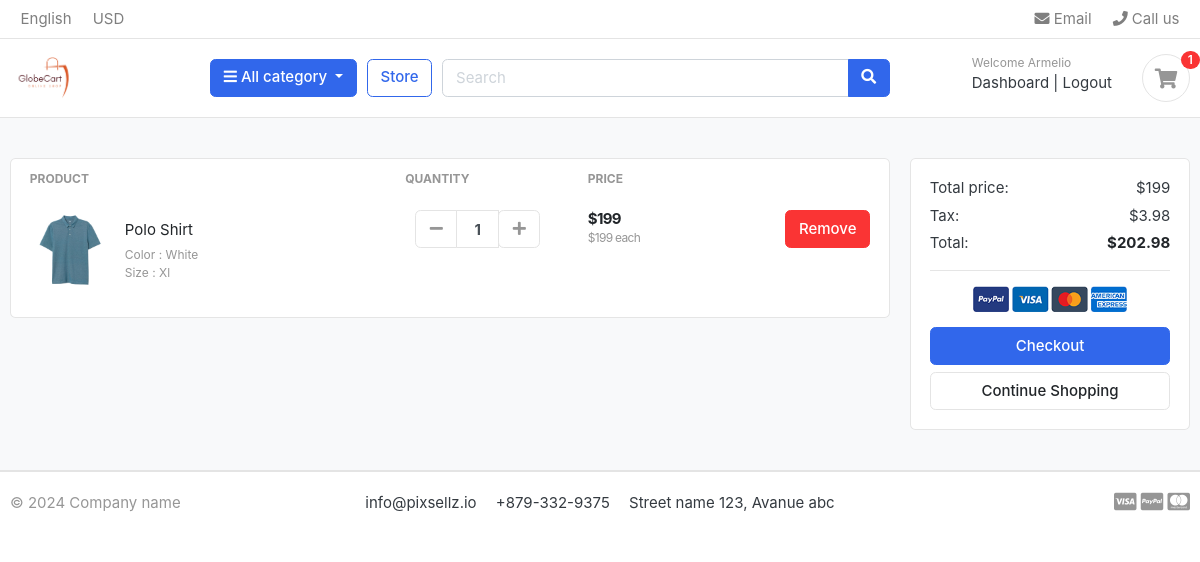
Page /cart/ (signed in) on the committed database.
### accounts/models.py (models this page shows, shortened)
class Account(AbstractBaseUser):
    first_name = models.CharField(max_length=50)
    last_name = models.CharField(max_length=50)
    username = models.CharField(max_length=50, unique=True)
    email = models.EmailField(max_length=100, unique=True)
    phone_number = models.CharField(max_length=50)
    date_joined = models.DateTimeField(auto_now_add=True)
    last_login = models.DateTimeField(auto_now_add=True)
    is_admin = models.BooleanField(default=False)
    is_staff = models.BooleanField(default=False)
    is_active = models.BooleanField(default=False)
    is_superadmin = models.BooleanField(default=False)
    USERNAME_FIELD = 'email'
    REQUIRED_FIELDS = ['username', 'first_name', 'last_name']
    objects = MyAccountManager()

### cart/models.py (models this page shows, shortened)
class CartItem(models.Model):
    user = models.ForeignKey(Account, on_delete=models.CASCADE, null=True)
    product = models.ForeignKey(Product, on_delete=models.CASCADE)
    variations = models.ManyToManyField(Variation, blank=True)
    cart = models.ForeignKey(Cart, on_delete=models.CASCADE, null=True)
    quantity = models.IntegerField()
    is_active = models.BooleanField(default=True)
    def sub_total(self):
        return self.product.price * self.quantity

### store/models.py (models this page shows, shortened)
class Product(models.Model):
    product_name = models.CharField(max_length=200, unique=True)
    slug = models.SlugField(max_length=255, unique=True)
    description = models.TextField(max_length=500, blank=True)
    price = models.IntegerField()
    images = models.ImageField(upload_to='photos/products', )
    stock = models.IntegerField()
    is_available = models.BooleanField(default=True)
    category = models.ForeignKey(Category, on_delete=models.CASCADE)
    created_date = models.DateTimeField(auto_now_add=True)
    modified_date = models.DateTimeField(auto_now=True)
    def get_url(self):
        return reverse('product_detail', args=[self.category.slug, self.slug])

class Variation(models.Model):
    product = models.ForeignKey(Product, on_delete=models.CASCADE)
    variation_category = models.CharField(max_length=100, choices=variations_category_choice)
    variation_value = models.CharField(max_length=100)
    is_active = models.BooleanField(default=True)
    created_date = models.DateTimeField(auto_now=True)
    objects = VariationManager()

### cart/views.py (the view)
# urls.py: path('', views.cart, name='cart'),
def cart(request):
    total = 0
    quantity = 0
    cart_items = None
    try:
        tax = 0
        grand_total = 0
        if request.user.is_authenticated:
            cart_items = CartItem.objects.filter(user=request.user, is_active=True)
        else:
            cart = Cart.objects.get(cart_id=_cart_id(request))
            cart_items = CartItem.objects.filter(cart=cart, is_active=True)
        for cart_item in cart_items:
            total += (cart_item.product.price * cart_item.quantity)
            quantity += cart_item.quantity
        tax = (2 * total) / 100
        grand_total = total + tax
    except Cart.DoesNotExist:
        pass
    except ObjectDoesNotExist:
        pass
    context = {
        'total': total,
        'quantity': quantity,
        'cart_items': cart_items,
        'tax': tax,
        'grand_total': grand_total
    }
    return render(request, 'store/cart.html', context)

### templates/store/cart.html (shortened to what this page needs)
{% extends 'base.html' %}
{% load static %}
{% block content %}
    <section class="section-content padding-y bg">
        <div class="container">
            {% if not cart_items %}
                <h1 class="text-center">Your shopping cart is empty!</h1>
                <br>
                <div class="text-center">
                    <a href="{% url 'store' %}" class="btn btn-primary">Continue Shopping</a>
                </div>
            {% else %}
                <div class="row">
                    <aside class="col-lg-9">
                        <div class="card">
                            <table class="table table-borderless table-shopping-cart">
                                <thead class="text-muted">
                                <tr class="small text-uppercase">
                                    <th scope="col">Product</th>
                                    <th scope="col" width="120">Quantity</th>
                                    <th scope="col" width="120">Price</th>
                                    <th scope="col" class="text-right" width="200"></th>
                                </tr>
                                </thead>
                                <tbody>
                                {% for cart_item in cart_items %}
                                    <tr>
                                        <td>
                                            <figure class="itemside align-items-center">
                                                <div class="aside"><img src="{{ cart_item.product.images.url }}"
                                                                        class="img-sm"></div>
                                                <figcaption class="info">
                                                    <a href="{{ cart_item.product.get_url }} "
                                                       class="title text-dark">{{ cart_item.product.product_name }}</a>
                                                    <p class="text-muted small">
                                                        {% if cart_item.variations.all %}
                                                            {% for item in cart_item.variations.all %}
                                                                {{ item.variation_category | capfirst }} : {{ item.variation_value | capfirst }} <br>
                                                            {% endfor %}
                                                        {% endif %}
                                                    </p>
                                                </figcaption>
                                            </figure>
                                        </td>
                                        <td>
                                            <div class="col">
                                                <div class="input-group input-spinner">
                                                    <div class="input-group-prepend">
                                                        <a href="{% url 'remove_cart' cart_item.product.id cart_item.id %}"
                                                           class="btn btn-light" type="button" id="button-plus"><i
                                                                class="fa fa-minus"></i></a>
                                                    </div>
                                                    <input type="text" class="form-control" value="{{ cart_item.quantity }}">
                                                    <div class="input-group-append">
                                                        <form action="{% url 'add_cart' cart_item.product.id %}" method="POST">
                                                            <button class="btn btn-light" type="submit" id="button-minus"><i
                                                                class="fa fa-plus"></i></button>
                                                        </form>
                                                    </div>
                                                </div>
                                            </div>
                                        </td>
                                        <td>
                                            <div class="price-wrap">
                                                <var class="price">${{ cart_item.sub_total }}</var>
                                                <small class="text-muted"> ${{ cart_item.product.price }} each </small>
                                            </div>
                                        </td>
                                        <td class="text-right">
                                            <a href="{% url 'remove_cart_item' cart_item.product.id cart_item.id %}"
                                              onclick="return confirm('Are you sure you want to delete this item?')"  class="btn btn-danger">Remove</a>
                                        </td>
                                    </tr>
                                {% endfor %}
                                </tbody>
                            </table>
                        </div>
                    </aside>
                    <aside class="col-lg-3">
                        <div class="card">
                            <div class="card-body">
                                <dl class="dlist-align">
                                    <dt>Total price:</dt>
                                    <dd class="text-right">${{ total }}</dd>
                                </dl>
                                <dl class="dlist-align">
                                    <dt>Tax:</dt>
                                    <dd class="text-right"> ${{ tax }}</dd>
                                </dl>
                                <dl class="dlist-align">
                                    <dt>Total:</dt>
                                    <dd class="text-right text-dark b"><strong>${{ grand_total }}</strong></dd>
                                </dl>
                                <hr>
                                <p class="text-center mb-3">
                                    <img src="{% static './images/misc/payments.png' %}" height="26">
                                </p>
                                <a href="{% url 'checkout' %}" class="btn btn-primary btn-block"> Checkout </a>
                                <a href="{% url 'store' %}" class="btn btn-light btn-block">Continue Shopping</a>
                            </div>
                        </div>
                    </aside>
                </div>
            {% endif %}
        </div>
    </section>
{% endblock content %}

### templates/base.html (shortened to what this page needs)
{% load static %}
<!DOCTYPE HTML>
<html lang="en">
<head>
    <link href="{% static 'css/bootstrap.css' %}" rel="stylesheet" type="text/css"/>
    <link href="{% static 'fonts/fontawesome/css/all.min.css' %}" type="text/css" rel="stylesheet">
    <link href="{% static 'css/ui.css' %}" rel="stylesheet" type="text/css"/>
    <link href="{% static 'css/responsive.css' %}" rel="stylesheet" media="only screen and (max-width: 1200px)"/>
</head>
<body>
{% include 'includes/navbar.html' %}
{% block content %}
{% endblock content %}
{% include 'includes/footer.html' %}

### templates/includes/navbar.html (shortened to what this page needs)
{% load static %}
<header class="section-header">
    <nav class="navbar p-md-0 navbar-expand-sm navbar-light border-bottom">
        <div class="container">
            <div class="collapse navbar-collapse" id="navbarTop4">
                <ul class="navbar-nav mr-auto">
                    <li class="nav-item dropdown">
                        <a href="#" class="nav-link"> English </a>
                    </li>
                    <li class="nav-item dropdown">
                        <a href="#" class="nav-link"> USD </a>
                    </li>
                </ul>
                <ul class="navbar-nav">
                    <li><a href="#" class="nav-link"> <i class="fa fa-envelope"></i> Email </a></li>
                    <li><a href="#" class="nav-link"> <i class="fa fa-phone"></i> Call us </a></li>
                </ul>
            </div>
        </div>
    </nav>
    <section class="header-main border-bottom">
        <div class="container">
            <div class="row align-items-center">
                <div class="col-lg-2 col-md-3 col-6">
                    <a href="{% url 'home' %}" class="brand-wrap">
                        <img class="logo" src="{% static './images/logo.png' %}">
                    </a>
                </div>
                <div class="col-lg col-sm col-md col-6 flex-grow-0">
                    <div class="category-wrap dropdown d-inline-block float-right">
                        <button type="button" class="btn btn-primary dropdown-toggle" data-toggle="dropdown">
                            <i class="fa fa-bars"></i> All category
                        </button>
                    </div>
                </div>
                <a href="{% url 'store' %}" class="btn btn-outline-primary">Store</a>
                <div class="col-lg  col-md-6 col-sm-12 col">
                    <form action="{% url 'search' %}" class="search" method="GET">
                        <div class="input-group w-100">
                            <input type="text" class="form-control" style="width:60%;" placeholder="Search" name="keyword">
                            <div class="input-group-append">
                                <button class="btn btn-primary" type="submit">
                                    <i class="fa fa-search"></i>
                                </button>
                            </div>
                        </div>
                    </form>
                </div>
                <div class="col-lg-3 col-sm-6 col-8 order-2 order-lg-3">
                    <div class="d-flex justify-content-end mb-3 mb-lg-0">
                        {% if user.id is None %}
                        <div class="widget-header">
                            <small class="title text-muted">Welcome guest!</small>
                            <div>
                                <a href="{% url 'login' %}">Log in</a> <span class="dark-transp"> | </span>
                                <a href="{% url 'register' %}"> Register</a>
                            </div>
                        </div>
                        {% else %}
                        <div class="widget-header">
                            <small class="title text-muted">Welcome {{ user.first_name }}</small>
                            <div>
                                <a href="{% url 'dashboard' %}">Dashboard</a> <span class="dark-transp"> | </span>
                                <a href="{% url 'logout' %}"> Logout</a>
                            </div>
                        </div>
                        {% endif %}
                        <a href="{% url 'cart' %}" class="widget-header pl-3 ml-3">
                            <div class="icon icon-sm rounded-circle border"><i class="fa fa-shopping-cart"></i></div>
                            <span class="badge badge-pill badge-danger notify">{{ cart_count }}</span>
                        </a>
                    </div>
                </div>
            </div>
        </div>
    </section>
</header>

### templates/includes/footer.html
{% load static %}
<footer class="section-footer border-top">
	<div class="container">
		<section class="footer-bottom border-top row">
			<div class="col-md-2">
				<p class="text-muted"> &copy 2024 Company name </p>
			</div>
			<div class="col-md-8 text-md-center">
				<span  class="px-2">info@pixsellz.io</span>
				<span  class="px-2">+879-332-9375</span>
				<span  class="px-2">Street name 123, Avanue abc</span>
			</div>
			<div class="col-md-2 text-md-right text-muted">
				<i class="fab fa-lg fa-cc-visa"></i>
				<i class="fab fa-lg fa-cc-paypal"></i>
				<i class="fab fa-lg fa-cc-mastercard"></i>
			</div>
		</section>
	</div>
</footer>

### rows in the picture
Account: first_name "Armelio"
CartItem: product.images (picture), product.product_name "Polo Shirt", quantity "1", sub_total "199", product.price "199"
Variation: variation_category "Color", variation_value "White"
Variation: variation_category "Size", variation_value "Xl"

### other values in the picture
{{ cart_count }} "1"
{{ total }} "199"
{{ tax }} "3.98"
{{ grand_total }} "202.98"
